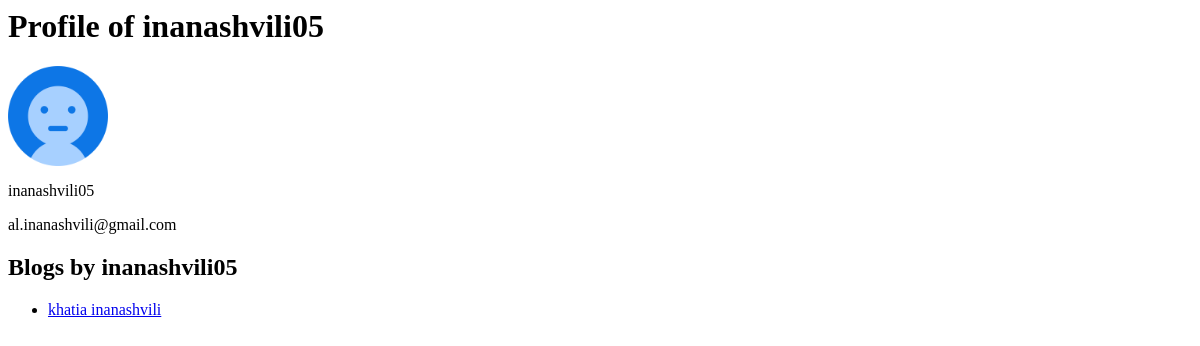
Before: /author/3/ with the older database file.
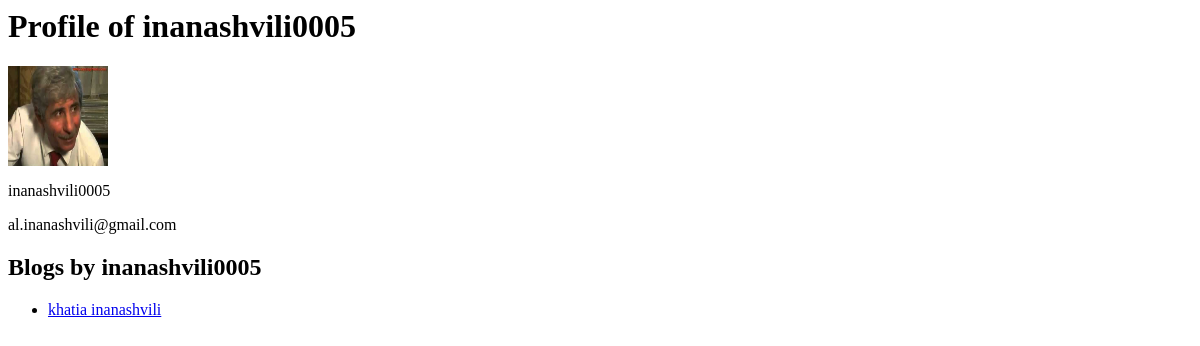
After: the same page with the newer database file.
### blogs/models.py (models this page shows, shortened)
class Author(models.Model):
    user = models.OneToOneField(User, on_delete=models.CASCADE, null=True, blank=True)
    avatar = models.ImageField(null=True, default= 'avatar.png' )
    name = models.CharField(max_length=50)

### blogs/views.py (the view)
# urls.py: path('author/<int:id>/', views.author_profile, name='author_profile'),
def author_profile(request, id):
    author = get_object_or_404(Author, id=id)
    blogs_by_author = Blogs.objects.filter(authors=author)
    context = {
        'author': author,
        'blogs_by_author': blogs_by_author
    }
    return render(request, 'blogs/author_profile.html', context)

### blogs/templates/blogs/author_profile.html
<h1>Profile of {{ author.name }}</h1>
<div>
    <img src="{{ author.avatar.url }}" alt="{{ author.name }}" style="width: 100px; height: 100px;">
    <p>{{ author.name }}</p>
    <p>{{ author.user.email }}</p>
</div>
<h2>Blogs by {{ author.name }}</h2>
{% if blogs_by_author %}
    <ul>
        {% for blog in blogs_by_author %}
            <li>
                <a href="{% url 'blog_detail' blog.id %}">{{ blog.title }}</a>
            </li>
        {% endfor %}
    </ul>
{% else %}
    <p>This author has no blogs yet.</p>
{% endif %}

Changed rows visible on the page:
changed Author "al.inanashvili@gmail.com": name "inanashvili05" → "inanashvili0005"; avatar: a different picture
